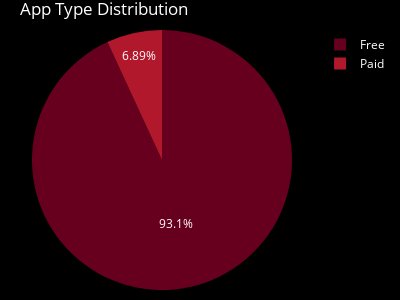

Here is the notebook cell this chart was saved with:
### Code cell
#figure 2
#type Analysis
type_counts=apps_df['Type'].value_counts()
fig2 = px.pie(
    values=type_counts.values,
    names=type_counts.index,
    title='App Type Distribution',
    color_discrete_sequence=px.colors.sequential.RdBu,  
    width=400,
    height=300,
)
fig2.update_layout(
    plot_bgcolor='black',
    paper_bgcolor='black',
    font=dict(color='white'),
    margin=dict(l=10, r=10, t=30, b=10)
)
#fig2
save_plot_as_html(fig2,"Type Graph 2.html","Most apps on the Playstore are free, indicating a strategy to attract users first and monetize through ads or in app purchases")
fig2.show()

### Figure 1 — Plotly figure (JSON) as saved in the notebook; plotly's stock layout.template omitted (floating-point values rounded to 4 significant figures)
{"data": [{"domain": {"x": [0, 1], "y": [0, 1]}, "hovertemplate": "label=%{label}<br>value=%{value}<extra></extra>", "labels": ["Free", "Paid"], "legendgroup": "", "name": "", "showlegend": true, "type": "pie", "values": [8279, 613]}], "layout": {"font": {"color": "white"}, "height": 300, "legend": {"tracegroupgap": 0}, "margin": {"b": 10, "l": 10, "r": 10, "t": 30}, "paper_bgcolor": "black", "piecolorway": ["rgb(103,0,31)", "rgb(178,24,43)", "rgb(214,96,77)", "rgb(244,165,130)", "rgb(253,219,199)", "rgb(247,247,247)", "rgb(209,229,240)", "rgb(146,197,222)", "rgb(67,147,195)", "rgb(33,102,172)", "rgb(5,48,97)"], "plot_bgcolor": "black", "title": {"text": "App Type Distribution"}, "width": 400}}
